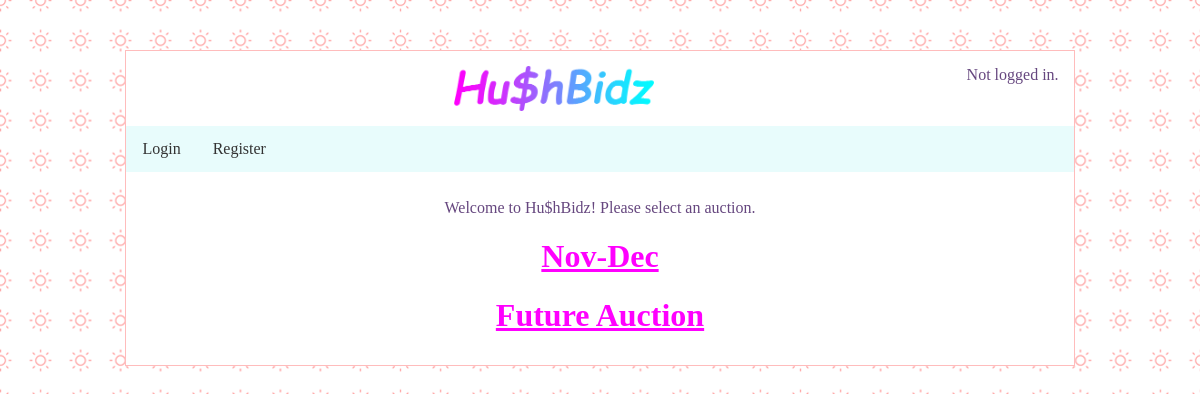
Page /auction_app/ on the earlier database version.
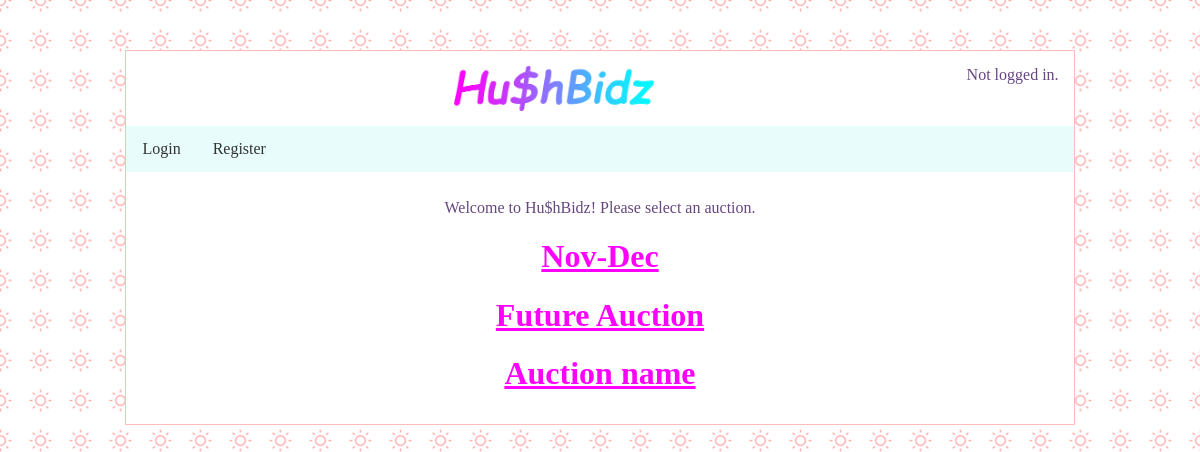
Same page on the later database version.
### auction_app/models.py (models this page shows, shortened)
class Auction(models.Model):
    name = models.CharField('name', max_length=256, default = 'Auction name')
    description = models.TextField('description', default = 'description', max_length=256)
    admin=models.CharField(max_length=256)
    live_auction=models.BooleanField(default=False)
    start_time=models.DateTimeField('start_time', default = timezone.now)
    end_time=models.DateTimeField('end_time', default = one_hour_hence)
    numUsers = 0

### auction_app/views.py (the view)
def index(request):
    auctions = Auction.objects.all()
    context = {
        'auctions': auctions,
    }
    template = loader.get_template('auction_app/index.html')
    return HttpResponse(template.render(context,request))

### auction_app/templates/auction_app/index.html
{% extends "auction_app/base.html" %}
{% block content %}
<p style="text-align: center;">Welcome to Hu$hBidz! Please select an auction.</p>
  {% if auctions %}
	{% for a in auctions %}
           <div>
             <h1 style="text-align: center;"><a id="aucname" href="{% url 'view_auction' pk=a.pk %}">{{a.name}}</a></h1>
	   </div>
	{% endfor %}
   {% else %}
   <p style="text-align: center;">No Auctions to show <br/>
<a href="{% url 'setup_auction' %}">Add Auctions</a> </p>
  {% endif %}
{% endblock %}

Differences in the rows shown:
added Auction: name "Auction name"
